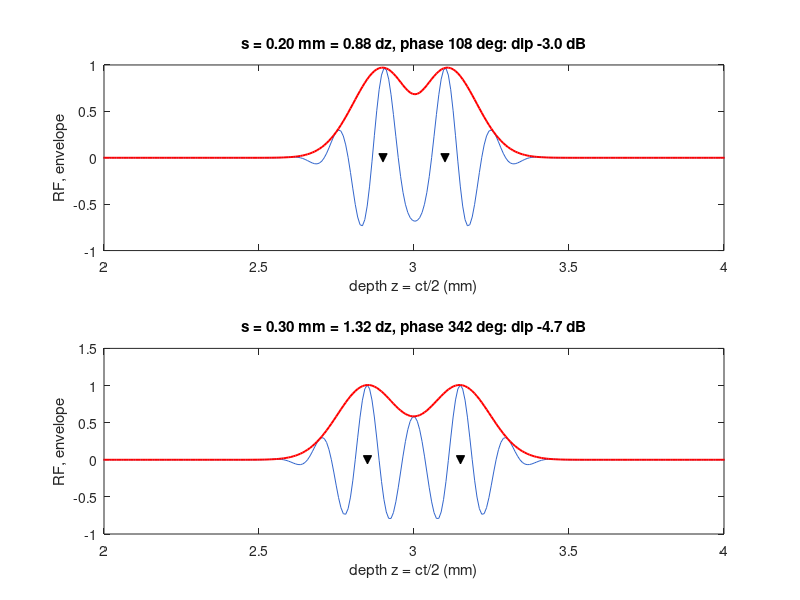
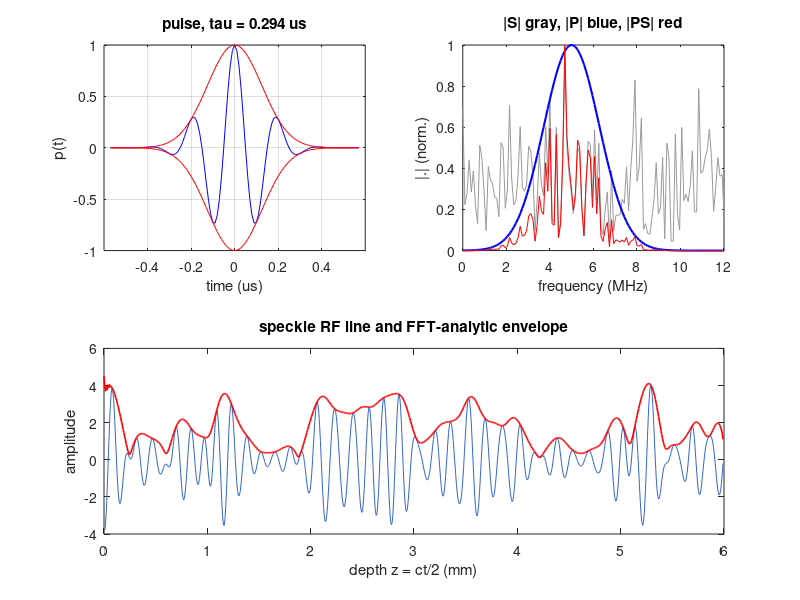

Write the MATLAB code that produced these figures, in order.
%% m04_rf_convolution.m  -- Module 04: RF line = pulse * reflectivity, spectra multiply, axial resolution
% Purpose : model an RF line as a Gaussian pulse convolved with a reflectivity profile,
%           verify that spectra multiply (noiseless, with enough zero padding), measure the
%           -6 dB pulse length and axial envelope FWHM, test two reflectors, and compute the
%           envelope with an FFT-based analytic signal (no hilbert()).
% Change  : f0, fractional bandwidth FBW, the reflector spacings, fs.
% Expect  : tau(-6 dB) = 4 ln2/(pi B) = 0.294 us and envelope FWHM dz = c tau/2 = 0.227 mm
%           at 5 MHz, 60 % (transform-limited Gaussian; not a universal resolution law);
%           FFT and direct convolution agree to ~1e-13 when Nfft >= L+M-1;
%           Gabor product of the complex Gaussian pulse g(t)exp(j2pi f0 t) and its full
%           transform = 1/(4 pi) = 0.0796; the real RF pulse with its full two-sided
%           spectrum gives ~0.449 (no equality for the real pulse).
% Base MATLAB only; runs in MATLAB R2019b+ and GNU Octave 8.
clear; close all; rng(1);

%% Parameters
c   = 1.540;            % speed of sound (mm/us)
fs  = 100;              % sampling rate (MHz)
f0  = 5;                % center frequency (MHz)
FBW = 0.60;             % fractional bandwidth at -6 dB (amplitude)
B   = FBW*f0;                         % -6 dB bandwidth (MHz)
sig_t = sqrt(2*log(2))/(pi*B);        % envelope std (us): B = 2 sqrt(2 ln2) sigma_f, sigma_f = 1/(2 pi sigma_t)
tau_th = 4*log(2)/(pi*B);             % -6 dB pulse duration (us)
dz_th  = c*tau_th/2;                  % axial envelope FWHM (mm), transform-limited Gaussian

%% Pulse (two-way impulse response)
tp = (-ceil(4.5*sig_t*fs):ceil(4.5*sig_t*fs))/fs;     % time axis of the pulse (us)
p  = exp(-tp.^2/(2*sig_t^2)) .* cos(2*pi*f0*tp);
M  = numel(p);

%% Analytic signal by FFT (replaces hilbert): keep DC, double positive bins, zero negative bins
analytic = @(x, Nf) ifft( fft(x, Nf) .* [1, 2*ones(1, Nf/2-1), 1, zeros(1, Nf/2-1)] );

%% Measured pulse length from its envelope
Nf  = 2^nextpow2(8*M);
env_p = abs(analytic(p, Nf)); env_p = env_p(1:M);
above = find(env_p >= max(env_p)/2);
% sub-sample crossing by linear interpolation at both edges
i1 = above(1); i2 = above(end);
t1 = tp(i1-1) + (max(env_p)/2 - env_p(i1-1))/(env_p(i1) - env_p(i1-1))/fs;
t2 = tp(i2) + (env_p(i2) - max(env_p)/2)/(env_p(i2) - env_p(i2+1))/fs;
tau_meas = t2 - t1;
% Gabor product: centred rms widths of |x|^2 and |X(f)|^2 for ONE signal and its FULL transform
fax = ((0:Nf-1) - Nf/2)*fs/Nf;                    % centred frequency axis (MHz), fftshift order
rmsw = @(ax, d) sqrt(sum((ax - sum(ax.*d)/sum(d)).^2.*d)/sum(d));
gab  = @(x) rmsw(tp, abs(x).^2) * rmsw(fax, abs(fftshift(fft(x, Nf))).^2);
pc = exp(-tp.^2/(2*sig_t^2)) .* exp(1j*2*pi*f0*tp);  % complex Gaussian pulse g(t) e^{j 2 pi f0 t}
gab_c = gab(pc);                                     % equality case: 1/(4 pi)
gab_r = gab(p);                                      % real RF pulse: two lobes at +-f0, centroid 0
fprintf('--- pulse: f0 = %.1f MHz, B(-6 dB) = %.2f MHz ---\n', f0, B);
fprintf('tau(-6 dB): theory 4ln2/(pi B) = %.4f us, measured from FFT envelope = %.4f us\n', tau_th, tau_meas);
fprintf('axial envelope FWHM c*tau/2: theory %.4f mm, measured %.4f mm\n', dz_th, c*tau_meas/2);
fprintf('Gabor product, complex Gaussian pulse g(t)e^{j2pi f0 t}: %.5f (1/(4 pi) = %.5f)\n', gab_c, 1/(4*pi));
fprintf('Gabor product, real RF pulse with full two-sided spectrum: %.4f (not at the bound)\n', gab_r);

%% Reflectivity: speckle line (z = 0..6 mm) and the RF line by FFT convolution
zmax = 6; Ns = round(2*zmax/c*fs);              % samples covering 0..zmax (round trip)
rho = zeros(1, Ns); hit = rand(1, Ns) < 0.15;    % ~20 scatterers per mm (sample = 7.7 um)
rho(hit) = randn(1, nnz(hit));
L = Ns;
Nlin = L + M - 1;                                % linear convolution length
Nfft = 2^nextpow2(Nlin);
r_fft = real(ifft(fft(rho, Nfft) .* fft(p, Nfft)));  r_fft = r_fft(1:Nlin);
r_dir = conv(rho, p);
Nshort = L;                                      % too short (< L+M-1): circular wrap-around
r_circ = real(ifft(fft(rho, Nshort) .* fft(p, Nshort)));
fprintf('\n--- convolution ---\n');
fprintf('L = %d, M = %d, L+M-1 = %d, Nfft = %d: max|FFT conv - conv| = %.2e\n', L, M, Nlin, Nfft, max(abs(r_fft - r_dir)));
fprintf('Nfft = %d (< L+M-1): max error on first %d samples = %.2e (wrap-around)\n', Nshort, M, max(abs(r_circ(1:M) - r_dir(1:M))));
% spectra multiply
R = fft(r_dir, Nfft); S = fft(rho, Nfft); P = fft(p, Nfft);
fprintf('max|R - P.S| / max|R| = %.2e  (noiseless: checks the implementation; measured data add N)\n', max(abs(R - P.*S))/max(abs(R)));

%% Two reflectors: axial resolution test
% The envelope of two echoes depends on their relative carrier phase phi = 4 pi f0 s / c:
% in phase (phi = 0) the envelopes add; in quadrature (phi = pi/2) the intensities add, which
% equals the square root of the phase-AVERAGED INTENSITY (an RMS criterion). That is not the
% phase-averaged envelope (for equal echoes E|a + a e^{j phi}| = 4a/pi, RMS = sqrt(2) a) nor
% the mean of a dB dip. In antiphase the echoes cancel at the midpoint.
% Dips are measured relative to the actual lobe maxima, not at the nominal reflector positions.
spac = [0.15 0.20 dz_th 0.25 0.30 0.40];           % spacings (mm)
fprintf('\n--- two equal reflectors at 3 mm: envelope dip between them (dB) ---\n');
fprintf('%10s %10s %12s %10s %10s %12s\n', 'spacing mm', 'spacing/dz', 'phi (deg)', 'dip RF', 'dip phi=0', 'dip RMS(90)');
zc = 3; Nr = 2^nextpow2(Ns + M);
gEnv = @(t) exp(-t.^2/(2*sig_t^2));               % Gaussian envelope
tt = linspace(-1, 1, 4001);                        % fine time axis (us) for the envelope-only cases
% dip between the two lobe maxima (0 dB once they merge): search each half around a, b
hw  = @(a, b) max(1, round((b - a)/2)); md = @(a, b) round((a + b)/2);
lo  = @(e, a, b) max(1, a - hw(a, b));  hi = @(e, a, b) min(numel(e), b + hw(a, b));
iL  = @(e, a, b) find(e(lo(e,a,b):md(a,b)) == max(e(lo(e,a,b):md(a,b))), 1) + lo(e,a,b) - 1;
iR  = @(e, a, b) find(e(md(a,b):hi(e,a,b)) == max(e(md(a,b):hi(e,a,b))), 1) + md(a,b) - 1;
dipOf = @(e, a, b) 20*log10(min(e(iL(e,a,b):iR(e,a,b))) / min(e(iL(e,a,b)), e(iR(e,a,b))));
figure('Name', 'two reflectors', 'Position', [100 100 760 560]);
for is = 1:numel(spac)
    s = spac(is);
    rr = zeros(1, Ns);
    k1 = round(2*(zc - s/2)/c*fs) + 1; k2 = round(2*(zc + s/2)/c*fs) + 1;
    rr(k1) = 1; rr(k2) = rr(k2) + 1;
    rf = conv(rr, p);                                % pulse centered: shift by (M-1)/2
    rf = rf((M+1)/2 : (M+1)/2 + Ns - 1);
    en = abs(analytic(rf, Nr)); en = en(1:Ns);
    dip = dipOf(en, k1, k2);
    phi = mod(2*pi*f0*(k2 - k1)/fs, 2*pi);          % actual relative phase after sample rounding
    dt = s/c*2/2;                                    % half the echo separation (us)
    e1 = gEnv(tt + dt); e2 = gEnv(tt - dt);
    [~, a] = min(abs(tt + dt)); [~, b] = min(abs(tt - dt));
    d0 = dipOf(e1 + e2, a, b);                       % in phase
    d90 = dipOf(sqrt(e1.^2 + e2.^2), a, b);          % quadrature = intensities add
    fprintf('%10.3f %10.2f %12.0f %10.1f %10.1f %12.1f\n', s, s/dz_th, phi*180/pi, dip, d0, d90);
    if is == 3, d90_dz = d90; end
    if is == 2 || is == 5
        zz = (0:Ns-1)/fs*c/2;
        subplot(2, 1, 1 + (is == 5));
        plot(zz, rf, 'Color', [0.2 0.4 0.8]); hold on; plot(zz, en, 'r', 'LineWidth', 1.4);
        plot([zc-s/2 zc+s/2], [0 0], 'kv', 'MarkerFaceColor', 'k'); hold off;
        xlim([zc-1 zc+1]); xlabel('depth z = ct/2 (mm)'); ylabel('RF, envelope');
        title(sprintf('s = %.2f mm = %.2f dz, phase %.0f deg: dip %.1f dB', s, s/dz_th, phi*180/pi, dip));
    end
end
fprintf('At spacing = c tau/2 (%.3f mm) the quadrature (RMS, phase-averaged-intensity) dip is %.2f dB;\n', dz_th, d90_dz);
fprintf('this is not the phase-averaged envelope dip, and single phases range from in-phase to a deep null.\n');

%% Figure: pulse, spectra, speckle RF line with FFT envelope
figure('Name', 'pulse and RF line', 'Position', [100 100 760 560]);
subplot(2, 2, 1);
plot(tp, p, 'b', tp, env_p, 'r', tp, -env_p, 'r'); grid on;
xlim([-0.6 0.6]); xlabel('time (us)'); ylabel('p(t)'); title(sprintf('pulse, tau = %.3f us', tau_meas));
subplot(2, 2, 2);
fa = (0:Nfft/2)*fs/Nfft;
Sn = abs(S(1:Nfft/2+1)); Pn = abs(P(1:Nfft/2+1)); Rn = abs(R(1:Nfft/2+1));
plot(fa, Sn/max(Sn), 'Color', [0.6 0.6 0.6]); hold on;
plot(fa, Pn/max(Pn), 'b', 'LineWidth', 1.5); plot(fa, Rn/max(Rn), 'r'); hold off;
xlim([0 12]); xlabel('frequency (MHz)'); ylabel('|.| (norm.)'); title('|S| gray, |P| blue, |PS| red');
subplot(2, 1, 2);
rfs = r_dir((M+1)/2 : (M+1)/2 + Ns - 1);
ens = abs(analytic(rfs, 2^nextpow2(2*Ns))); ens = ens(1:Ns);
zz = (0:Ns-1)/fs*c/2;
plot(zz, rfs, 'Color', [0.2 0.4 0.8]); hold on; plot(zz, ens, 'r', 'LineWidth', 1.2); hold off;
xlabel('depth z = ct/2 (mm)'); ylabel('amplitude'); title('speckle RF line and FFT-analytic envelope');
